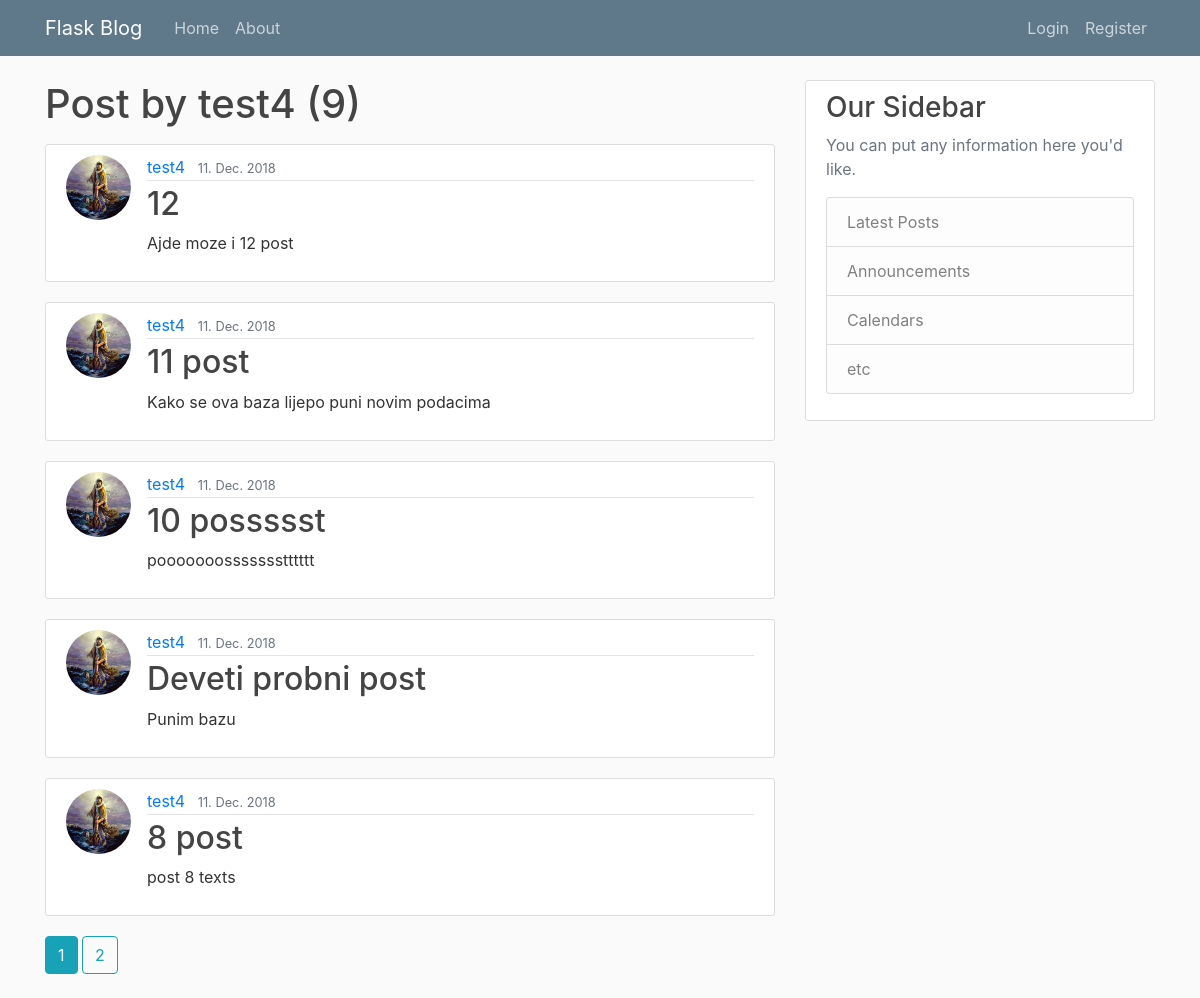
The app's page /user/test4 with its own data.
### blog/models.py (models this page shows, shortened)
class User(db.Model, UserMixin):
    id = db.Column(db.Integer, primary_key=True)
    username = db.Column(db.String(20), unique=True, nullable=False)
    email = db.Column(db.String(120), unique=True, nullable=False)
    image_file = db.Column(db.String(20), nullable=False, default='default.jpg')
    password = db.Column(db.String(60), nullable=False)
    posts = db.relationship('Post', backref='author', lazy=True)

class Post(db.Model):
    id = db.Column(db.Integer, primary_key=True)
    title = db.Column(db.String(100), nullable=False)
    date_posted = db.Column(db.DateTime, nullable=False, default=datetime.utcnow)
    content = db.Column(db.Text, nullable=False)
    user_id = db.Column(db.Integer, db.ForeignKey('user.id'), nullable=False)

### blog/users/routes.py (the view)
@users.route("/user/<string:username>")
def user_posts(username):
    page = request.args.get('page', 1, type=int)
    user = User.query.filter_by(username=username).first_or_404()
    posts = Post.query.filter_by(author=user)\
        .order_by(Post.date_posted.desc())\
        .paginate(page=page, per_page=5)
    return render_template('user_posts.html', posts=posts, user=user)

### blog/templates/user_posts.html
{% extends "layout.html" %}
{% block content %}
    <h1 class="mb-3">Post by {{ user.username }} ({{ posts.total }})</h1>
    {% for post in posts.items %}
        <article class="media content-section">
            <img class="rounded-circle article-img" src="{{ url_for('static',  filename='profile_pics/' + post.author.image_file) }}">
            <div class="media-body">
                <div class="article-metadata">
                    <a class="mr-2" href="{{ url_for('users.user_posts', username=post.author.username) }}">{{ post.author.username }}</a>
                    <small class="text-muted">{{ post.date_posted.strftime('%d. %b. %Y') }}</small>
                </div>
                <h2><a class="article-title" href="{{ url_for('posts.post', post_id=post.id) }}">{{ post.title }}</a></h2>
                <p class="article-content">{{ post.content }}</p>
            </div>
        </article>
    {% endfor %}
    {% for page_num in posts.iter_pages(left_edge=1, right_edge=1, left_current=1, right_current=2) %}
        {% if page_num %}
            {% if posts.page == page_num %}
                <a class="btn btn-info mb-4" href="{{ url_for('users.user_posts', username=user.username, page=page_num) }}">{{ page_num }}</a>
            {% else %}
                <a class="btn btn-outline-info mb-4" href="{{ url_for('users.user_posts', username=user.username, page=page_num) }}">{{ page_num }}</a>
            {% endif %}
        {% else %}
            ...
        {% endif %}
    {% endfor %}
{% endblock content %}

### blog/static/main.css (style rules this page uses)
body { background: #fafafa; color: #333333; margin-top: 5rem; }
h1, h2, h3, h4, h5, h6 { color: #444444; }
.content-section { background: #ffffff; padding: 10px 20px; border: 1px solid #dddddd; border-radius: 3px; margin-bottom: 20px; }
.article-title { color: #444444; }
.article-content { white-space: pre-line; }
.article-img { height: 65px; width: 65px; margin-right: 16px; }
.article-metadata { padding-bottom: 1px; margin-bottom: 4px; border-bottom: 1px solid #e3e3e3 }

### records on screen
User: username "test4"
Post: image_file (placeholder picture), author.username "test4", date_posted "11. Dec. 2018", title "12", content "Ajde moze i 12 post"
Post: image_file (placeholder picture), author.username "test4", date_posted "11. Dec. 2018", title "11 post", content "Kako se ova baza lijepo puni novim podacima"
Post: image_file (placeholder picture), author.username "test4", date_posted "11. Dec. 2018", title "10 possssst", content "pooooooossssssstttttt"
Post: image_file (placeholder picture), author.username "test4", date_posted "11. Dec. 2018", title "Deveti probni post", content "Punim bazu"
Post: image_file (placeholder picture), author.username "test4", date_posted "11. Dec. 2018", title "8 post", content "post 8 texts"

### other values on screen
{{ posts.total }} "9"
{{ page_num }} "1"
{{ page_num }} "2"
